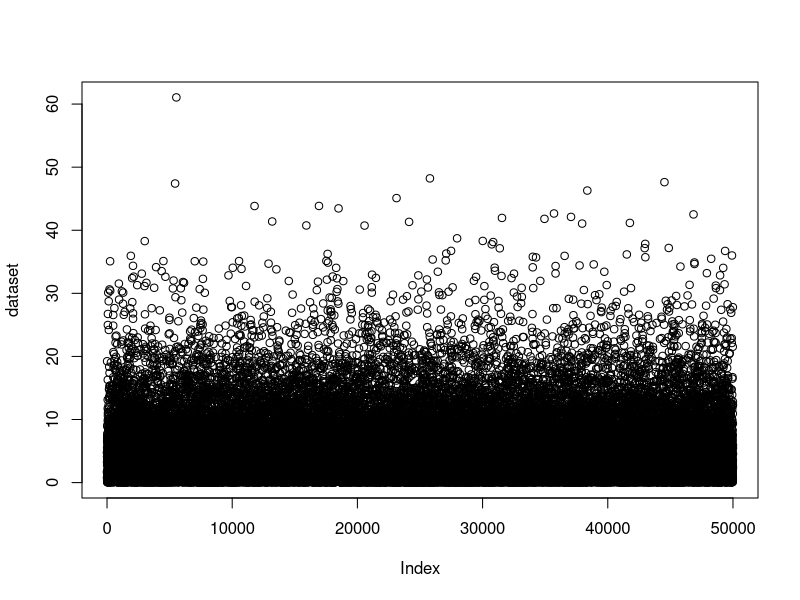
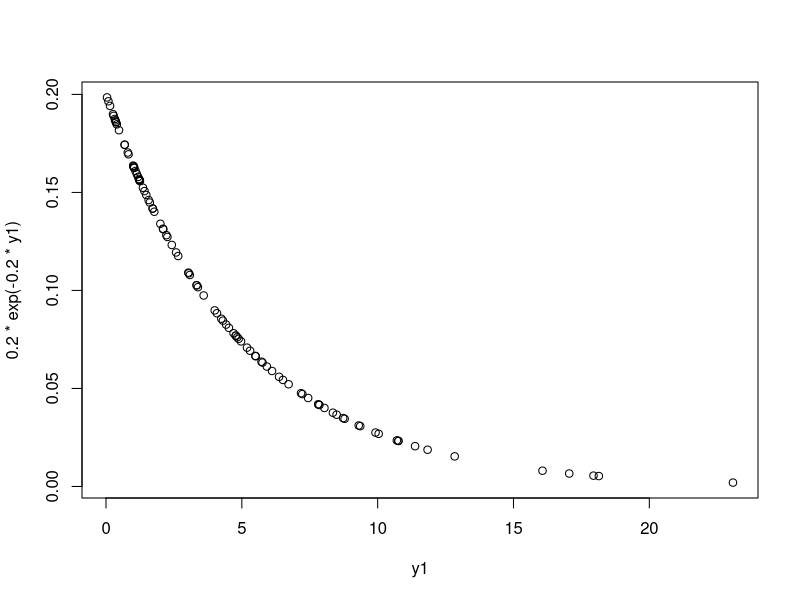
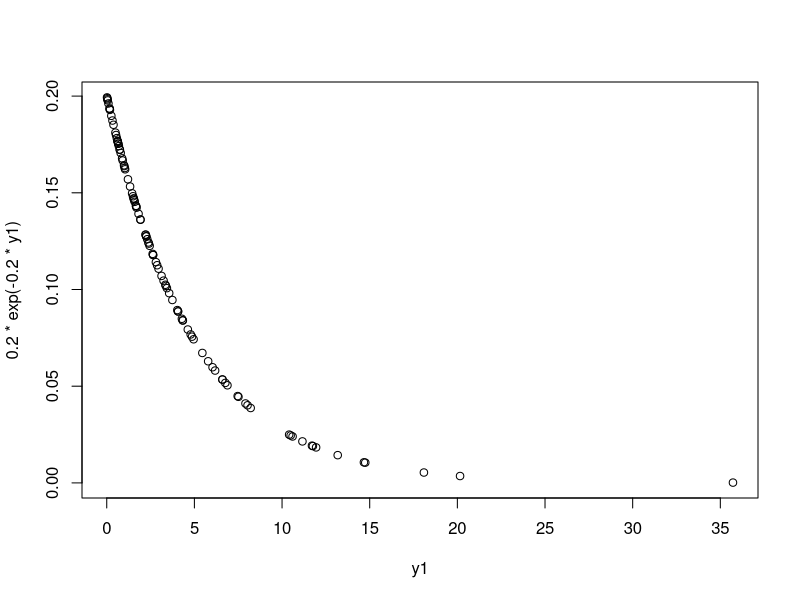
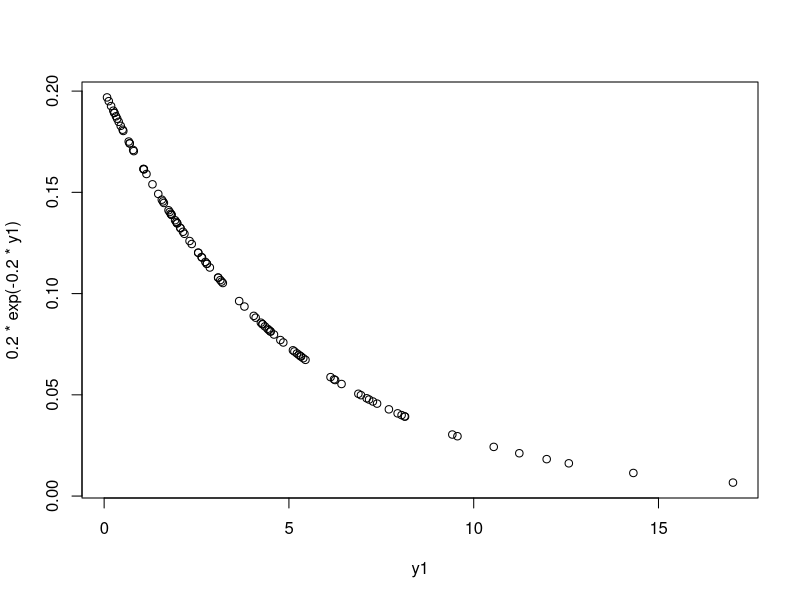
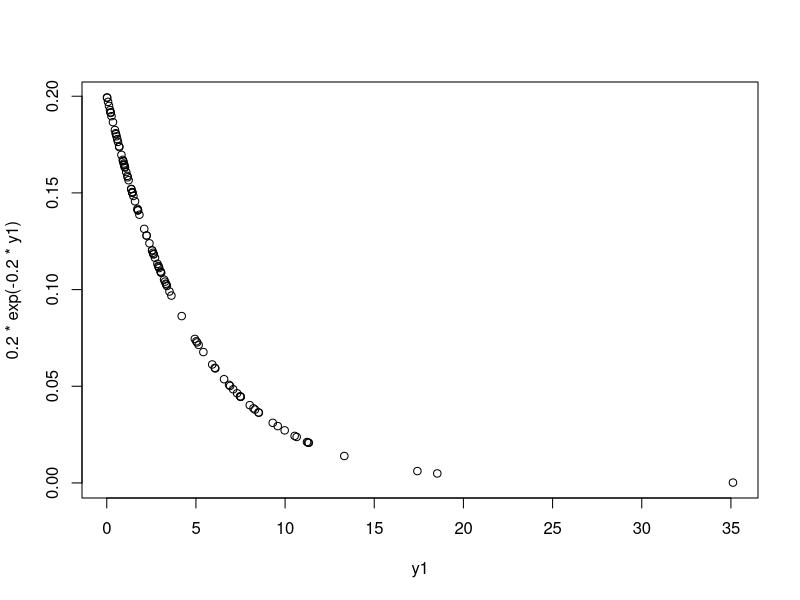
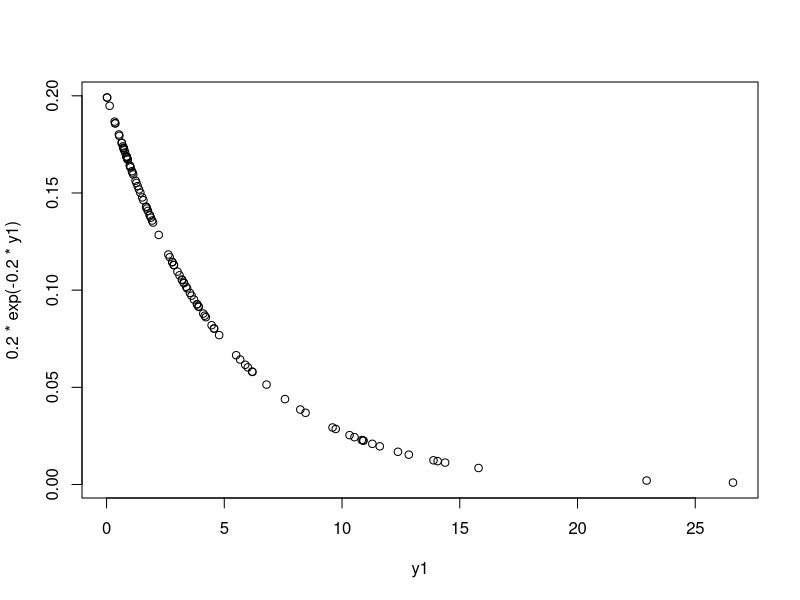
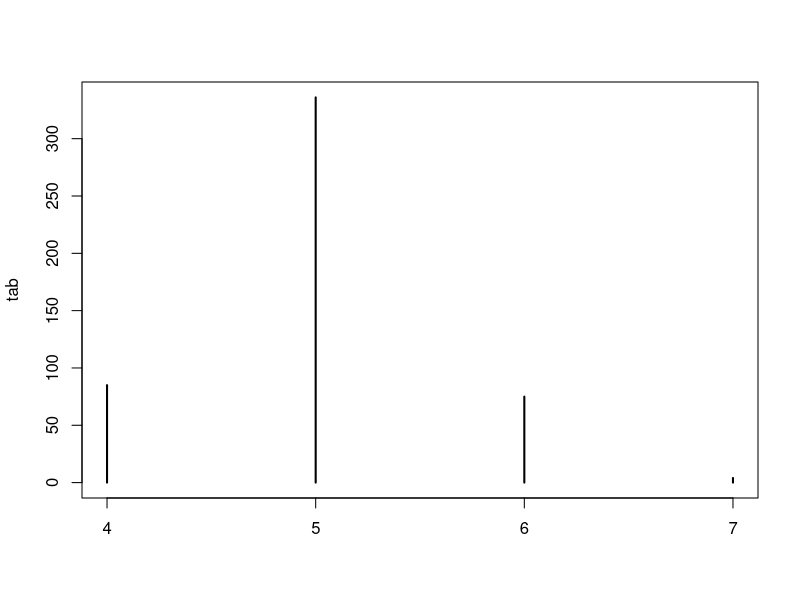
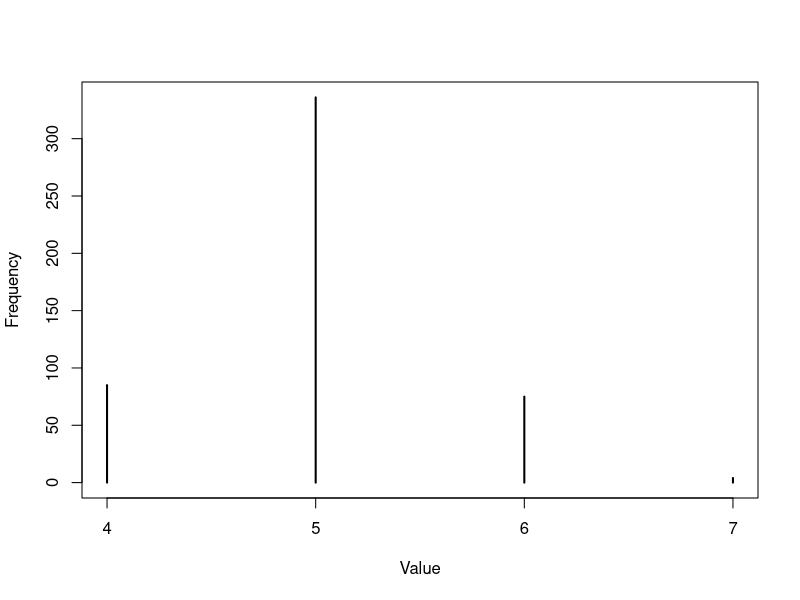

Recreate these plots in R, in order.
#importing the dataset
dataset = rexp(n=50000,rate=0.2)
dataset
plot(dataset)
matrixdata=matrix(dataset,nrow=500,ncol=100)
dim(matrixdata)
for(i in 1:5)
{
y1=matrixdata[i,1:100]
plot(y1,0.2*exp(-0.2*y1))
}
for(i in 1:5)
{
  print(mean(matrixdata[i,1:100]))
  print(sd(matrixdata[i,1:100]))
}
newdata<-array(1:500)
#newdata[1]=mean(matrixdata[1,1:100])
for (i in 1:500)
{
  newdata[i]=mean(matrixdata[i,1:100])
  #newdata[i]=i
}
print(newdata)
#plot(newdata,xlab="Value",ylab="Frequency")
tab <- table(round(newdata))
str(tab)
plot(tab)

plot(tab, "h", xlab="Value", ylab="Frequency")
plot(tab)
newtab=tab
num_entry=nrow(tab)
for (i in 2:num_entry)
{
  newtab[i]=newtab[i]+newtab[i-1]
}
newtab
str(newtab)
plot(newtab)
#plot(tab, "h", xlab="Value", ylab="Frequency")
pdata <- rep(0, 10);

for(i in 1:500){
  val=round(newdata[i], 0);
  if(val <= 100){
    pdata[val] = pdata[val] + 1/ 500; 
  }
}

xcols <- c(0:9)

str(pdata)
str(xcols)

plot(xcols, pdata, "p", xlab="X", ylab="f(X)")

cdata <- rep(0, 10)
xcols1 <-c(0:9)
cdata[1] <- pdata[1]

for(i in 2:10){
  cdata[i] = cdata[i-1] + pdata[i]
}

plot(xcols1, cdata, "o", col="blue", xlab="X", ylab="F(X)")
print(mean(newdata))
print(sd(newdata))
print(mean(dataset))
print(sd(dataset))

